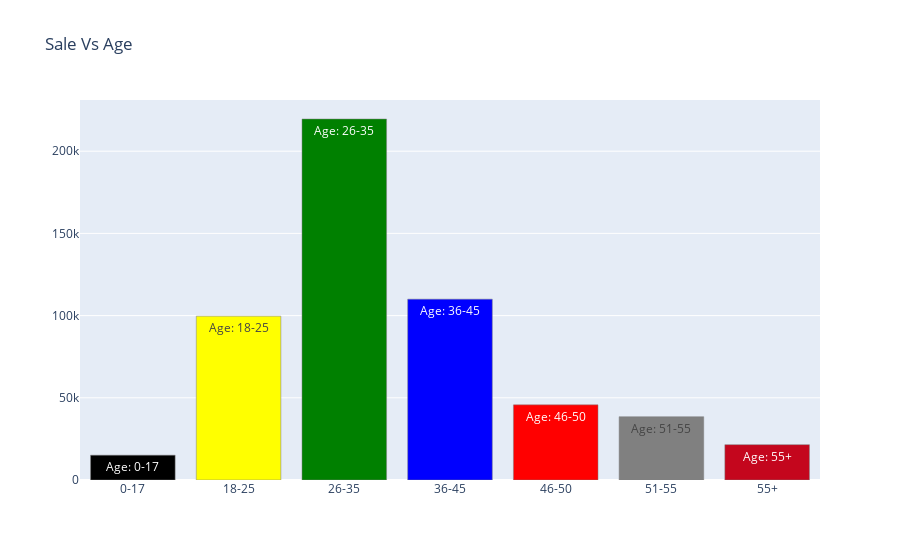

Source (notebook cell):
### Code cell
#Sales vs age
from plotly.offline import init_notebook_mode, iplot
ageData = sorted(list(zip(df.Age.value_counts().index, df.Age.value_counts().values)))
age, productBuy = zip(*ageData)
age, productBuy = list(age), list(productBuy)
ageSeries = pd.Series((i for i in age))

data = [go.Bar(x=age, 
               y=productBuy, 
               name="How many products were sold",
               marker = dict(color=['black', 'yellow', 'green', 'blue', 'red', 'gray', '#C4061D'],
                            line = dict(color='#7C7C7C', width = .5)),
              text="Age: " + ageSeries)]
layout = go.Layout(title= " Sale Vs Age ")
fig = go.Figure(data=data, layout=layout)
iplot(fig)

### Figure 1 — Plotly figure (JSON) as saved in the notebook; plotly's stock layout.template omitted (floating-point values rounded to 4 significant figures)
{"data": [{"marker": {"color": ["black", "yellow", "green", "blue", "red", "gray", "#C4061D"], "line": {"color": "#7C7C7C", "width": 0.5}}, "name": "How many products were sold", "text": ["Age: 0-17", "Age: 18-25", "Age: 26-35", "Age: 36-45", "Age: 46-50", "Age: 51-55", "Age: 55+"], "type": "bar", "x": ["0-17", "18-25", "26-35", "36-45", "46-50", "51-55", "55+"], "y": [15102, 99660, 219587, 110013, 45701, 38501, 21504]}], "layout": {"title": {"text": " Sale Vs Age "}}}
